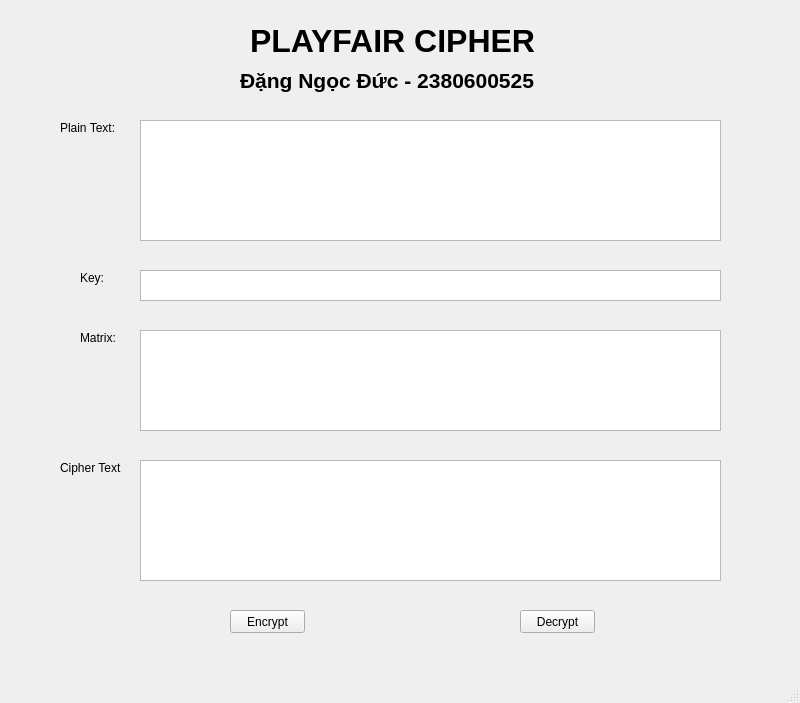
<?xml version="1.0" encoding="UTF-8"?>
<ui version="4.0">
 <class>MainWindow</class>
 <widget class="QMainWindow" name="MainWindow">
  <property name="geometry">
   <rect>
    <x>0</x>
    <y>0</y>
    <width>800</width>
    <height>703</height>
   </rect>
  </property>
  <property name="windowTitle">
   <string>MainWindow</string>
  </property>
  <widget class="QWidget" name="centralwidget">
   <widget class="QLabel" name="label_2">
    <property name="geometry">
     <rect>
      <x>250</x>
      <y>20</y>
      <width>301</width>
      <height>41</height>
     </rect>
    </property>
    <property name="font">
     <font>
      <pointsize>24</pointsize>
      <weight>75</weight>
      <bold>true</bold>
     </font>
    </property>
    <property name="text">
     <string>PLAYFAIR CIPHER</string>
    </property>
   </widget>
   <widget class="QPlainTextEdit" name="txt_plainText">
    <property name="geometry">
     <rect>
      <x>140</x>
      <y>120</y>
      <width>581</width>
      <height>121</height>
     </rect>
    </property>
   </widget>
   <widget class="QPlainTextEdit" name="txt_cipherText">
    <property name="geometry">
     <rect>
      <x>140</x>
      <y>460</y>
      <width>581</width>
      <height>121</height>
     </rect>
    </property>
   </widget>
   <widget class="QLabel" name="cipherText">
    <property name="geometry">
     <rect>
      <x>60</x>
      <y>460</y>
      <width>61</width>
      <height>16</height>
     </rect>
    </property>
    <property name="text">
     <string>Cipher Text:</string>
    </property>
   </widget>
   <widget class="QPushButton" name="btn_encrypt">
    <property name="geometry">
     <rect>
      <x>230</x>
      <y>610</y>
      <width>75</width>
      <height>23</height>
     </rect>
    </property>
    <property name="text">
     <string>Encrypt</string>
    </property>
   </widget>
   <widget class="QLabel" name="key">
    <property name="geometry">
     <rect>
      <x>80</x>
      <y>270</y>
      <width>31</width>
      <height>16</height>
     </rect>
    </property>
    <property name="text">
     <string>Key:</string>
    </property>
   </widget>
   <widget class="QPlainTextEdit" name="txt_key">
    <property name="geometry">
     <rect>
      <x>140</x>
      <y>270</y>
      <width>581</width>
      <height>31</height>
     </rect>
    </property>
   </widget>
   <widget class="QLabel" name="label_5">
    <property name="geometry">
     <rect>
      <x>240</x>
      <y>60</y>
      <width>321</width>
      <height>41</height>
     </rect>
    </property>
    <property name="font">
     <font>
      <pointsize>16</pointsize>
      <weight>75</weight>
      <bold>true</bold>
     </font>
    </property>
    <property name="text">
     <string>Đặng Ngọc Đức - 2380600525</string>
    </property>
   </widget>
   <widget class="QLabel" name="lb_plainText">
    <property name="geometry">
     <rect>
      <x>60</x>
      <y>120</y>
      <width>61</width>
      <height>16</height>
     </rect>
    </property>
    <property name="text">
     <string>Plain Text:</string>
    </property>
   </widget>
   <widget class="QPushButton" name="btn_decrypt">
    <property name="geometry">
     <rect>
      <x>520</x>
      <y>610</y>
      <width>75</width>
      <height>23</height>
     </rect>
    </property>
    <property name="text">
     <string>Decrypt</string>
    </property>
   </widget>
   <widget class="QLabel" name="key_2">
    <property name="geometry">
     <rect>
      <x>80</x>
      <y>330</y>
      <width>41</width>
      <height>16</height>
     </rect>
    </property>
    <property name="text">
     <string>Matrix:</string>
    </property>
   </widget>
   <widget class="QPlainTextEdit" name="txt_matrix">
    <property name="geometry">
     <rect>
      <x>140</x>
      <y>330</y>
      <width>581</width>
      <height>101</height>
     </rect>
    </property>
   </widget>
  </widget>
  <widget class="QMenuBar" name="menubar">
   <property name="geometry">
    <rect>
     <x>0</x>
     <y>0</y>
     <width>800</width>
     <height>21</height>
    </rect>
   </property>
  </widget>
  <widget class="QStatusBar" name="statusbar"/>
 </widget>
 <resources/>
 <connections/>
</ui>
